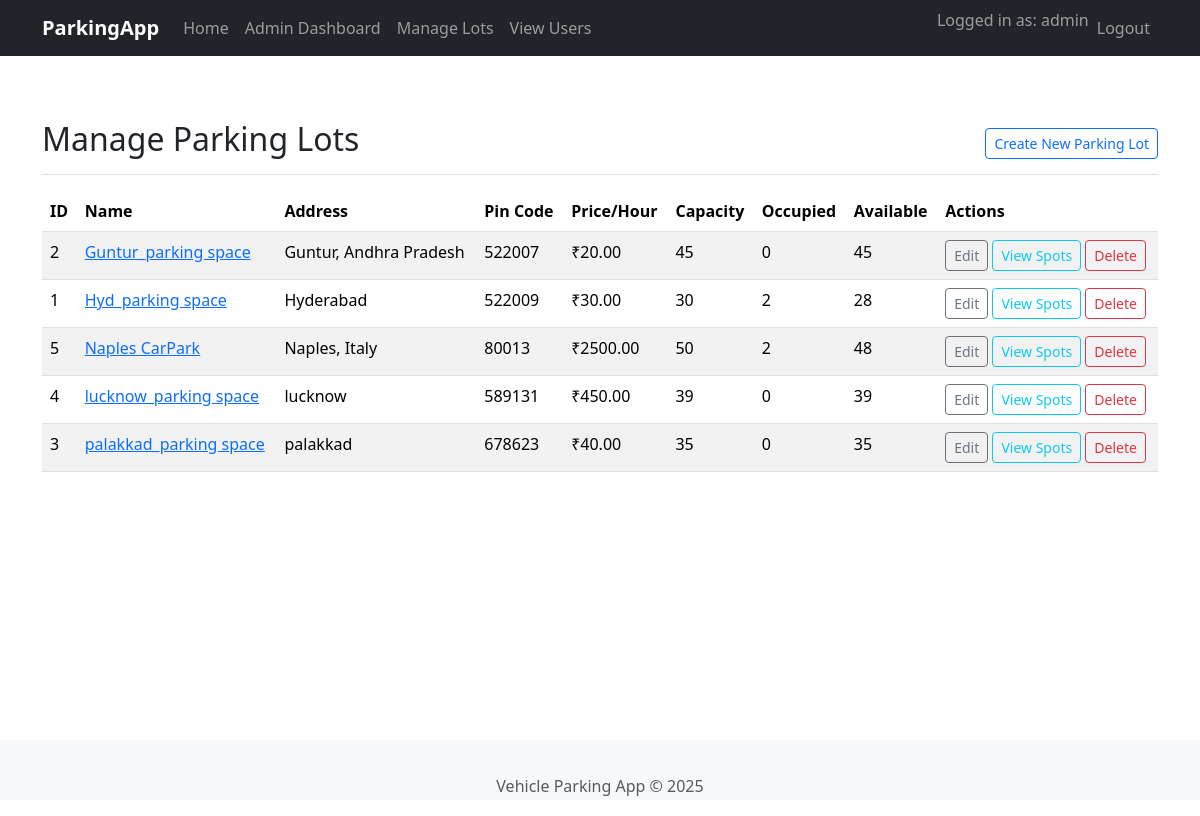
Page /admin/parking_lots (signed in) on the committed database.
### app/models.py (models this page shows, shortened)
class User(UserMixin, db.Model):
    id = db.Column(db.Integer, primary_key=True)
    username = db.Column(db.String(64), index=True, unique=True, nullable=False)
    email = db.Column(db.String(120), index=True, unique=True, nullable=False)
    password_hash = db.Column(db.String(256), nullable=False)
    is_admin = db.Column(db.Boolean, default=False)
    reservations = db.relationship('Reservation', backref='tenant', lazy='dynamic') # Changed from 'user' to 'tenant'

class ParkingLot(db.Model):
    id = db.Column(db.Integer, primary_key=True)
    name = db.Column(db.String(128), nullable=False, unique=True) # prime_location_name
    address = db.Column(db.String(255))
    pin_code = db.Column(db.String(10))
    price_per_hour = db.Column(db.Float, nullable=False) # Price
    maximum_capacity = db.Column(db.Integer, nullable=False) # maximum_number_of_spots
    spots = db.relationship('ParkingSpot', backref='parking_lot', lazy='dynamic', cascade="all, delete-orphan")

### app/admin_routes.py (the view)
@bp.route('/parking_lots')
@login_required
@admin_required
def list_parking_lots():
    lots = ParkingLot.query.order_by(ParkingLot.name).all()
    return render_template('admin/list_parking_lots.html', lots=lots, title='Manage Parking Lots')

### app/admin_routes.py (called while the page is built)
def admin_required(f):
    @wraps(f)
    def decorated_function(*args, **kwargs):
        if not current_user.is_authenticated or not current_user.is_admin:
            flash('You do not have permission to access this page.', 'danger')
            return redirect(url_for('auth.login', next=request.url))
        return f(*args, **kwargs)
    return decorated_function

### app/templates/admin/list_parking_lots.html (shortened to what this page needs)
{% extends "base.html" %}
{% block content %}
<div class="d-flex justify-content-between flex-wrap flex-md-nowrap align-items-center pt-3 pb-2 mb-3 border-bottom">
    <h1 class="h2">{{ title }}</h1>
    <div class="btn-toolbar mb-2 mb-md-0">
        <a href="{{ url_for('admin_routes.create_parking_lot') }}" class="btn btn-sm btn-outline-primary">
            Create New Parking Lot
        </a>
    </div>
</div>
{% if lots %}
<div class="table-responsive">
    <table class="table table-striped table-hover">
        <thead>
            <tr>
                <th>ID</th>
                <th>Name</th>
                <th>Address</th>
                <th>Pin Code</th>
                <th>Price/Hour</th>
                <th>Capacity</th>
                <th>Occupied</th>
                <th>Available</th>
                <th>Actions</th>
            </tr>
        </thead>
        <tbody>
            {% for lot in lots %}
            <tr>
                <td>{{ lot.id }}</td>
                <td><a href="{{ url_for('admin_routes.view_lot_spots', lot_id=lot.id) }}">{{ lot.name }}</a></td>
                <td>{{ lot.address if lot.address else 'N/A' }}</td>
                <td>{{ lot.pin_code if lot.pin_code else 'N/A' }}</td>
                <td>₹{{ "%.2f"|format(lot.price_per_hour) }}</td>
                <td>{{ lot.maximum_capacity }}</td>
                <td>{{ lot.spots.filter_by(status='O').count() }}</td>
                <td>{{ lot.spots.filter_by(status='A').count() }}</td>
                <td>
                    <a href="{{ url_for('admin_routes.edit_parking_lot', lot_id=lot.id) }}" class="btn btn-sm btn-outline-secondary">Edit</a>
                    <a href="{{ url_for('admin_routes.view_lot_spots', lot_id=lot.id) }}" class="btn btn-sm btn-outline-info">View Spots</a>
                    <form action="{{ url_for('admin_routes.delete_parking_lot', lot_id=lot.id) }}" method="POST" class="d-inline" onsubmit="return confirm('Are you sure you want to delete this parking lot? This action cannot be undone.');">
                        <button type="submit" class="btn btn-sm btn-outline-danger">Delete</button>
                    </form>
                </td>
            </tr>
            {% endfor %}
        </tbody>
    </table>
</div>
{% else %}
<div class="alert alert-info" role="alert">
    No parking lots found. <a href="{{ url_for('admin_routes.create_parking_lot') }}" class="alert-link">Create one now!</a>
</div>
{% endif %}
{% endblock %}

### app/templates/base.html (shortened to what this page needs)
<!doctype html>
<html lang="en">
<head>
    {{ bootstrap.load_css() }}
    <link rel="stylesheet" href="{{ url_for('static', filename='css/style.css') }}">
</head>
<body>
    <nav class="navbar navbar-expand-lg navbar-dark bg-dark mb-4">
        <div class="container">
            <a class="navbar-brand" href="{{ url_for('routes.index') }}">ParkingApp</a>
            <div class="collapse navbar-collapse" id="navbarNav">
                <ul class="navbar-nav me-auto mb-2 mb-lg-0">
                    <li class="nav-item">
                        <a class="nav-link" href="{{ url_for('routes.index') }}">Home</a>
                    </li>
                    {% if current_user.is_authenticated %}
                        {% if current_user.is_admin %}
                            <li class="nav-item"><a class="nav-link" href="{{ url_for('admin_routes.dashboard') }}">Admin Dashboard</a></li>
                            <li class="nav-item"><a class="nav-link" href="{{ url_for('admin_routes.list_parking_lots') }}">Manage Lots</a></li>
                            <li class="nav-item"><a class="nav-link" href="{{ url_for('admin_routes.list_users') }}">View Users</a></li>
                        {% else %}
                            <li class="nav-item"><a class="nav-link" href="#">User Dashboard</a></li>
                            <li class="nav-item"><a class="nav-link" href="#">Book Parking</a></li>
                        {% endif %}
                    {% endif %}
                </ul>
                <ul class="navbar-nav ms-auto mb-2 mb-lg-0">
                    {% if current_user.is_authenticated %}
                        <li class="nav-item"><span class="navbar-text">Logged in as: {{ current_user.username }}</span></li>
                        <li class="nav-item"><a class="nav-link" href="{{ url_for('auth.logout') }}">Logout</a></li>
                    {% else %}
                        <li class="nav-item"><a class="nav-link" href="{{ url_for('auth.login') }}">Login</a></li>
                        <li class="nav-item"><a class="nav-link" href="{{ url_for('auth.register') }}">Register</a></li>
                    {% endif %}
                </ul>
            </div>
        </div>
    </nav>
    <main class="container mt-4">
        {% block content %}{% endblock %}
    </main>
    <footer class="footer mt-auto py-3 bg-light">
        <div class="container text-center">
            <span class="text-muted">Vehicle Parking App &copy; {{ datetime.utcnow().year }}</span>
        </div>
    </footer>
</body>
</html>

### app/static/css/style.css (style rules this page uses)
body { padding-top: 0; display: flex; flex-direction: column; min-height: 100vh; }
main { flex: 1; padding-bottom: 60px; }
.footer { width: 100%; height: 60px; line-height: 60px; background-color: #f5f5f5; }
.navbar-brand { font-weight: bold; }

### rows in the picture
User: username "admin"
ParkingLot: id "2", name "Guntur_parking space", address "Guntur, Andhra Pradesh", pin_code "522007", price_per_hour "20.00", maximum_capacity "45", spots.filter_by "0", spots.filter_by "45"
ParkingLot: id "1", name "Hyd_parking space", address "Hyderabad", pin_code "522009", price_per_hour "30.00", maximum_capacity "30", spots.filter_by "2", spots.filter_by "28"
ParkingLot: id "5", name "Naples CarPark", address "Naples, Italy", pin_code "80013", price_per_hour "2500.00", maximum_capacity "50", spots.filter_by "2", spots.filter_by "48"
ParkingLot: id "4", name "lucknow_parking space", address "lucknow", pin_code "589131", price_per_hour "450.00", maximum_capacity "39", spots.filter_by "0", spots.filter_by "39"
ParkingLot: id "3", name "palakkad_parking space", address "palakkad", pin_code "678623", price_per_hour "40.00", maximum_capacity "35", spots.filter_by "0", spots.filter_by "35"

### other values in the picture
{{ title }} "Manage Parking Lots"
